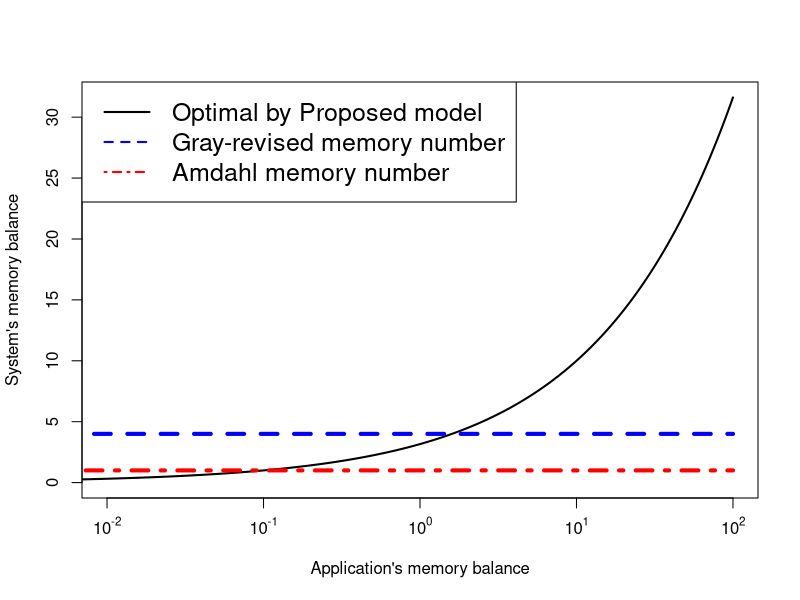

This figure's R source:
pdf("//Users/arghyakusumdas/Documents/MyGitProjects/MyIeeeAccessPaper/IEEEtran/IEEEtran/Figures/ModelFigures/beta_mem.pdf")
d <- 0.1

x <- seq(0, 100, by=.0001)
y <- sqrt(x/d)

plot(x, y, log="x", lwd=2, col='black', lty=1, type="l", xaxt="n", xlim=c(0.01, 100),
xlab="Application's memory balance",
ylab="System's memory balance")
ticks <- seq(-2, 2, by=1)
labels <- sapply(ticks, function(i) as.expression(bquote(10^ .(i))))
axis(1, at=c(0.01, 0.1, 1, 10, 100), labels=labels)

y <- 4/x*x
lines(x, y=y, lwd=4, col="blue", lty=2)

y <- 1.0/x*x
lines(x, y=y, lwd=4, col="red", lty=4)

legend("topleft", c("Optimal by Proposed model", "Gray-revised memory number", "Amdahl memory number"), col=c("black","blue","red"), lwd=c(2,2), lty=c(1,2,4), cex=1.5)
